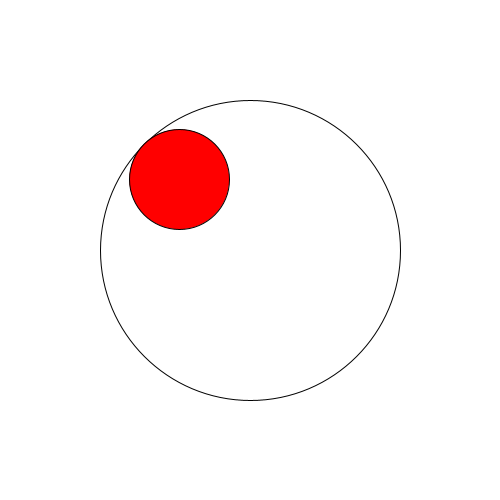
Frame 1 (no input)
Frame 60 (the mouse pressed at the canvas centre just before this capture): identical to frame 1, image omitted
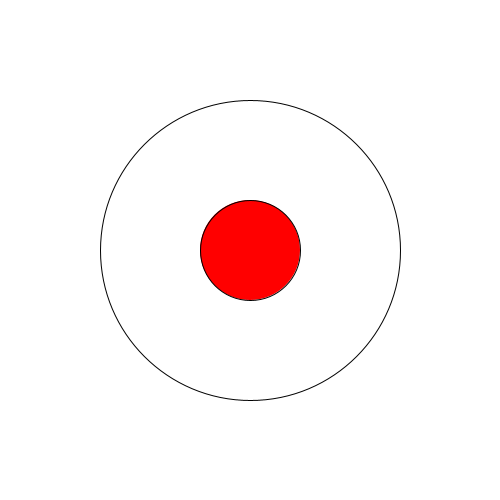
Frame 120 (the mouse held since frame 60 and released just before this capture)

The Processing sketch that drew these frames (run headless with seeded random() and noise(); from frame 60 on, the mouse is pressed at the canvas centre):

// Processing sketch: sketch_140728b
// ── sketch_140728b.pde
void setup(){
  size(500,500);
  frameRate(60);
}

float x;
float y;
int maru1 = 300;
int maru2 = 100;
int maruX = 250;
int maruY = 250;

int dx;
int dy;
int dx2;
int dy2;
float r;

float r2;

void draw(){
  dx = mouseX - maruX;
  dy = mouseY - maruY;
  r = sqrt(dx * dx + dy * dy);
  
  r2 = atan2(dy ,dx);
  //x -= x - mouseX;
  //y -= y - mouseY;
  
  x = mouseX;
  y = mouseY;
  
  /*if(cos(r2) * r > 100 || cos(r2) * r < -100){
    x -= cos(r2) * r;
  }
  if(sin(r2) * r > 100 || sin(r2) * r < -100){
    y -= sin(r2) * r;
  }*/
  if(r > 100){
    x = cos(r2) * maru1 - cos(r2) * (maru1 - maru2) + 250;
    y = sin(r2) * maru1 - sin(r2) * (maru1 - maru2) + 250;
  }

  
  
  background(255);
  fill(255,255,255);
  ellipse(maruX,maruY,maru1,maru1);
  fill(255,0,0);
  ellipse(x,y,maru2,maru2);
}
